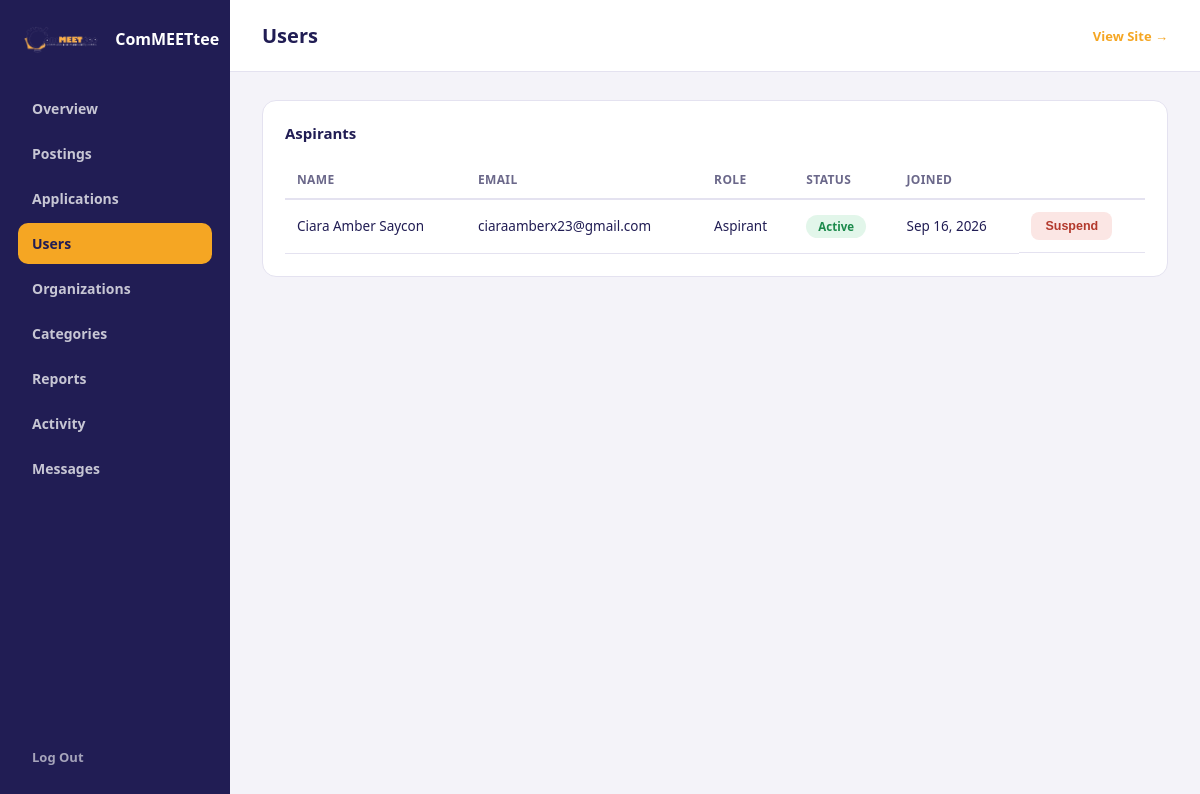
Page /adminfiles/admin.php?panel=users (signed in) on the committed database.
### tables this page shows
CREATE TABLE `users` (
  `id` int unsigned NOT NULL AUTO_INCREMENT,
  `name` varchar(255) NOT NULL,
  `email` varchar(255) NOT NULL,
  `password` text NOT NULL,
  `role` varchar(20) NOT NULL DEFAULT 'aspirant',
  `status` varchar(20) NOT NULL DEFAULT 'active',
  `avatar` varchar(255) NOT NULL DEFAULT '',
  `org_name` varchar(255) NOT NULL DEFAULT '',
  `program` varchar(255) NOT NULL DEFAULT '',
  `year_level` varchar(50) NOT NULL DEFAULT '',
  `skills` varchar(500) NOT NULL DEFAULT '',
  `availability` varchar(255) NOT NULL DEFAULT '',
  `bio` varchar(1000) NOT NULL DEFAULT '',
  `created_at` timestamp NOT NULL DEFAULT CURRENT_TIMESTAMP,
  PRIMARY KEY (`id`),
  UNIQUE KEY `email` (`email`)
);

### adminfiles/admin/panel-users.php (the view, shortened to what this page needs)
<div class="dash-panel">
  <h3>Aspirants</h3>
  <?php if (!$allUsers): ?>
    <p class="dash-empty">No users yet.</p>
  <?php else: ?>
    <table class="dash-table">
      <thead><tr><th>Name</th><th>Email</th><th>Role</th><th>Status</th><th>Joined</th><th></th></tr></thead>
      <tbody>
        <?php foreach ($allUsers as $user): ?>
          <tr>
            <td><?php echo htmlspecialchars($user['name']); ?></td>
            <td><?php echo htmlspecialchars($user['email']); ?></td>
            <td><?php echo htmlspecialchars(ucfirst($user['role'])); ?></td>
            <td><span class="dash-badge dash-badge--<?php echo $user['status'] === 'active' ? 'good' : 'bad'; ?>"><?php echo htmlspecialchars(ucfirst($user['status'])); ?></span></td>
            <td><?php echo date('M j, Y', strtotime($user['created_at'])); ?></td>
            <td class="dash-table-actions">
              <form method="post">
                <button type="submit" class="dash-btn-small <?php echo $user['status'] === 'active' ? 'dash-btn-small--danger' : ''; ?>"><?php echo $user['status'] === 'active' ? 'Suspend' : 'Reinstate'; ?></button>
              </form>
            </td>
          </tr>
        <?php endforeach; ?>
      </tbody>
    </table>
  <?php endif; ?>
</div>

### adminfiles/admin-style.css (style rules this page uses)
:root { --navy: #211d54; --navy-soft: #2c2765; --orange: #f5a623; --white: #ffffff; --bg: #f4f3f9; --card: #ffffff; --border: #e4e2f0; --text: #211d54; --text-muted: #6b688a; --good: #1c8a4c; --good-bg: #e2f6ea; --bad: #b3392c; --bad-bg: #fbe6e4; --muted-badge: #6b688a; --muted-bg: #eceafa; --font: "Century Gothic", Poppins, "Segoe UI", Arial, sans-serif; }
* { box-sizing: border-box; margin: 0; padding: 0; }
body.dash-body { font-family: var(--font); background: var(--bg); color: var(--text); }
.dash-panel { background: var(--card); border: 1px solid var(--border); border-radius: 14px; padding: 22px; margin-bottom: 20px; }
.dash-panel h3 { font-size: 15px; margin-bottom: 18px; }
.dash-table { width: 100%; border-collapse: collapse; font-size: 13.5px; }
.dash-table th { text-align: left; color: var(--text-muted); font-weight: 700; padding: 10px 12px; border-bottom: 2px solid var(--border); font-size: 12px; text-transform: uppercase; letter-spacing: 0.03em; }
.dash-table td { padding: 12px; border-bottom: 1px solid var(--border); }
.dash-table-actions { display: flex; gap: 6px; }
.dash-table-actions form { display: inline; }
.dash-badge { display: inline-block; padding: 4px 12px; border-radius: 999px; font-size: 11.5px; font-weight: 700; }
.dash-badge--good { background: var(--good-bg); color: var(--good); }
.dash-btn-small { border: none; background: var(--muted-bg); color: var(--navy); padding: 7px 14px; border-radius: 8px; font-size: 12.5px; font-weight: 700; }
.dash-btn-small--danger { background: var(--bad-bg); color: var(--bad); }

### rows in the picture
users: name "Ciara Amber Saycon", email "ciaraamberx23@gmail.com", role "Aspirant", status "Active", created_at "Sep 16, 2026", shows "Suspend"

### other values in the picture
$activePanel "Users"
